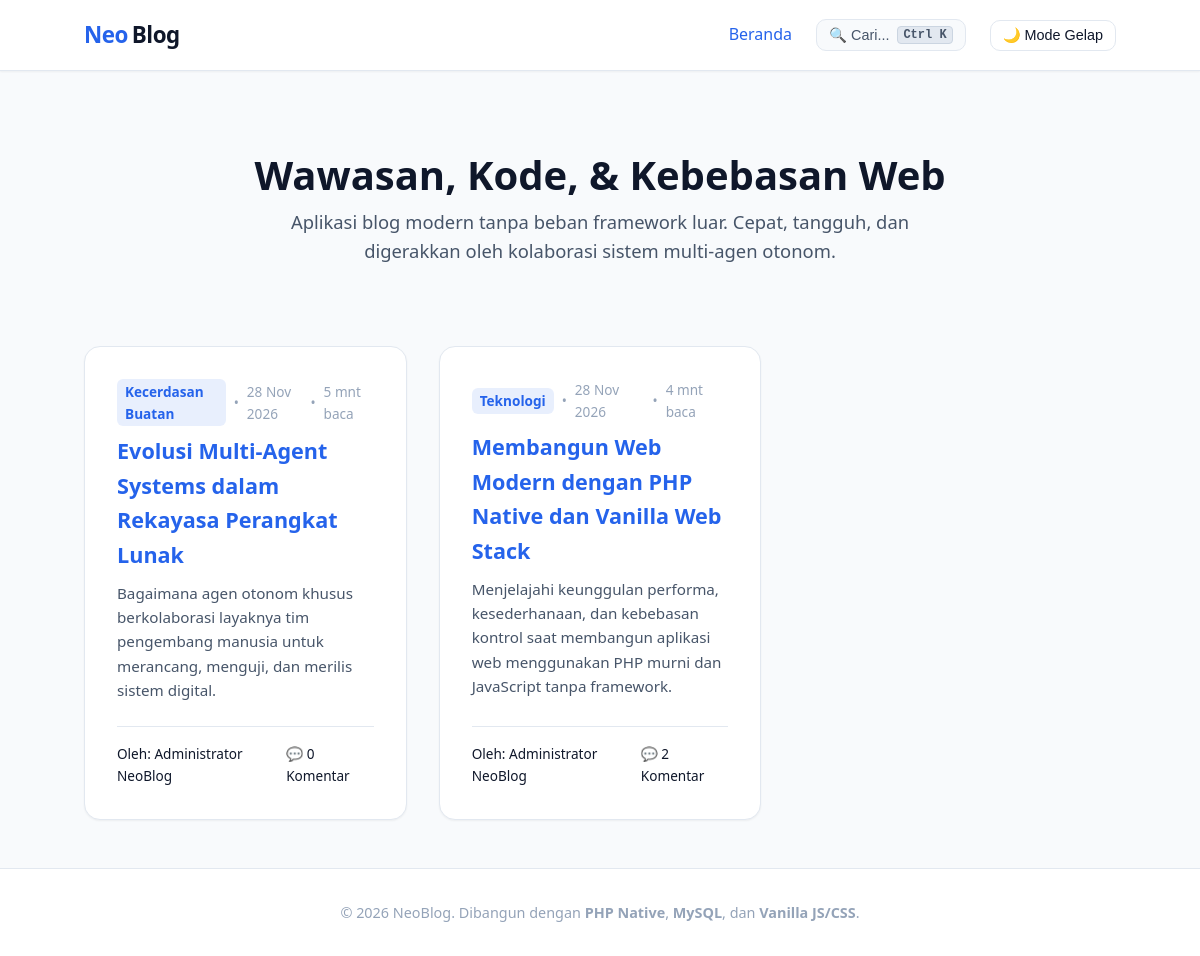
The page / on the database its author committed.
### tables this page shows
CREATE TABLE IF NOT EXISTS `posts` (
    `id` INT AUTO_INCREMENT PRIMARY KEY,
    `author_id` INT NOT NULL,
    `category_id` INT NULL,
    `title` VARCHAR(255) NOT NULL,
    `slug` VARCHAR(255) NOT NULL UNIQUE,
    `excerpt` TEXT NULL,
    `content` LONGTEXT NOT NULL,
    `reading_time` INT DEFAULT 3,
    `status` ENUM('draft', 'published', 'archived') DEFAULT 'published',
    `published_at` TIMESTAMP NULL DEFAULT NULL,
    `created_at` TIMESTAMP DEFAULT CURRENT_TIMESTAMP,
    `updated_at` TIMESTAMP DEFAULT CURRENT_TIMESTAMP ON UPDATE CURRENT_TIMESTAMP,
    FOREIGN KEY (`author_id`) REFERENCES `users`(`id`) ON DELETE CASCADE,
    FOREIGN KEY (`category_id`) REFERENCES `categories`(`id`) ON DELETE SET NULL,
    INDEX `idx_posts_slug` (`slug`),
    INDEX `idx_posts_status_published` (`status`, `published_at`),
    INDEX `idx_posts_author` (`author_id`),
    FULLTEXT INDEX `idx_posts_search` (`title`, `content`)
);

CREATE TABLE IF NOT EXISTS `categories` (
    `id` INT AUTO_INCREMENT PRIMARY KEY,
    `name` VARCHAR(100) NOT NULL,
    `slug` VARCHAR(100) NOT NULL UNIQUE,
    `description` VARCHAR(255) NULL,
    INDEX `idx_categories_slug` (`slug`)
);

CREATE TABLE IF NOT EXISTS `users` (
    `id` INT AUTO_INCREMENT PRIMARY KEY,
    `username` VARCHAR(50) NOT NULL UNIQUE,
    `email` VARCHAR(100) NOT NULL UNIQUE,
    `password_hash` VARCHAR(255) NOT NULL,
    `full_name` VARCHAR(100) NOT NULL,
    `role` ENUM('admin', 'editor', 'author') DEFAULT 'author',
    `created_at` TIMESTAMP DEFAULT CURRENT_TIMESTAMP,
    INDEX `idx_users_email` (`email`)
);

### src/Controllers/PostController.php (called while the page is built, shortened)
<?php
require_once __DIR__ . '/../Models/Post.php';
require_once __DIR__ . '/../Utils/Response.php';
class PostController {
    public function index(): void {
        $dbError = null;
        try {
            $posts = Post::getAllPublished();
        } catch (Throwable $e) {
            $posts = [];
            $dbError = $e->getMessage();
        }
        Response::render('posts/index', [
            'posts'     => $posts,
            'dbError'   => $dbError,
            'pageTitle' => 'Beranda - NeoBlog',
        ], 'layouts/main');
    }
}

### public/index.php (called while the page is built, shortened)
<?php
require_once __DIR__ . '/../src/Router.php';
require_once __DIR__ . '/../src/Controllers/PostController.php';
$router = new Router();
$router->get('/', [PostController::class, 'index']);
$router->get('/post/{slug}', [PostController::class, 'detail']);
$router->get('/api/search', [PostController::class, 'apiSearch']);
$router->post('/api/comments', [CommentController::class, 'store']);
$router->get('/admin/login', [AuthController::class, 'showLogin']);
$router->post('/admin/login', [AuthController::class, 'login']);
$router->get('/login', [AuthController::class, 'showLogin']);
$router->post('/login', [AuthController::class, 'login']);
$router->post('/admin/logout', [AuthController::class, 'logout']);
$router->post('/logout', [AuthController::class, 'logout']);
$router->get('/admin', [AdminController::class, 'dashboard']);
$router->get('/admin/posts', [AdminPostController::class, 'index']);
$router->get('/admin/posts/create', [AdminPostController::class, 'createForm']);
$router->post('/admin/posts', [AdminPostController::class, 'store']);
$router->post('/admin/posts/store', [AdminPostController::class, 'store']);
$router->get('/admin/posts/{id}/edit', [AdminPostController::class, 'editForm']);
$router->post('/admin/posts/{id}/update', [AdminPostController::class, 'update']);
$router->post('/admin/posts/{id}/status', [AdminPostController::class, 'updateStatus']);
$router->post('/admin/posts/{id}/delete', [AdminPostController::class, 'delete']);
$router->get('/admin/comments', [AdminCommentController::class, 'index']);
$router->post('/admin/comments/{id}/approve', [AdminCommentController::class, 'approve']);
$router->post('/admin/comments/{id}/hide', [AdminCommentController::class, 'hide']);
$router->post('/admin/comments/{id}/reply', [AdminCommentController::class, 'reply']);
$router->post('/admin/comments/{id}/delete', [AdminCommentController::class, 'delete']);
$requestUri = $_SERVER['REQUEST_URI'] ?? '/';
$requestMethod = $_SERVER['REQUEST_METHOD'] ?? 'GET';
$router->dispatch($requestUri, $requestMethod);

### src/Models/Post.php (called while the page is built, shortened)
<?php
class Post {
    public static function getAllPublished(int $limit = 20): array {
        $pdo = Database::getConnection();
        $sql = "SELECT p.*, u.full_name as author_name, c.name as category_name, c.slug as category_slug,
                       (SELECT COUNT(*) FROM comments cm WHERE cm.post_id = p.id AND cm.is_approved = 1) as comment_count
                FROM posts p
                JOIN users u ON p.author_id = u.id
                LEFT JOIN categories c ON p.category_id = c.id
                WHERE p.status = 'published'
                ORDER BY p.published_at DESC, p.id DESC
                LIMIT :limit";
        $stmt = $pdo->prepare($sql);
        $stmt->bindValue(':limit', $limit, PDO::PARAM_INT);
        $stmt->execute();
        return $stmt->fetchAll();
    }
}

### views/posts/index.php (the view, shortened to what this page needs)
<section class="hero">
    <h1>Wawasan, Kode, & Kebebasan Web</h1>
    <p>Aplikasi blog modern tanpa beban framework luar. Cepat, tangguh, dan digerakkan oleh kolaborasi sistem multi-agen otonom.</p>
</section>
<section class="posts-section">
    <?php if (empty($posts)): ?>
        <p style="text-align: center; color: var(--text-muted); padding: 3rem 0;">Belum ada artikel yang dipublikasikan. Jalankan <code>php scripts/daily_content.php</code> untuk membuat artikel pertama!</p>
    <?php else: ?>
        <div class="posts-grid">
            <?php foreach ($posts as $item): ?>
                <article class="post-card">
                    <div>
                        <div class="post-meta">
                            <span class="post-category"><?= htmlspecialchars($item['category_name'] ?? 'Umum', ENT_QUOTES, 'UTF-8') ?></span>
                            <span>•</span>
                            <span><?= !empty($item['published_at']) ? date('d M Y', strtotime((string)$item['published_at'])) : '-' ?></span>
                            <span>•</span>
                            <span><?= (int)$item['reading_time'] ?> mnt baca</span>
                        </div>
                        <h2 class="post-title">
                            <a href="/post/<?= urlencode($item['slug']) ?>">
                                <?= htmlspecialchars($item['title'], ENT_QUOTES, 'UTF-8') ?>
                            </a>
                        </h2>
                        <p class="post-excerpt">
                            <?= htmlspecialchars($item['excerpt'] ?? '', ENT_QUOTES, 'UTF-8') ?>
                        </p>
                    </div>
                    <div class="post-footer">
                        <span>Oleh: <?= htmlspecialchars($item['author_name'] ?? 'Admin', ENT_QUOTES, 'UTF-8') ?></span>
                        <span>💬 <?= (int)$item['comment_count'] ?> Komentar</span>
                    </div>
                </article>
            <?php endforeach; ?>
        </div>
    <?php endif; ?>
</section>

### src/Router.php (shortened to what this page needs)
<?php
require_once __DIR__ . '/Utils/Response.php';
class Router {
    private array $routes = [];
    private function addRoute(string $method, string $path, callable|array $handler): void {
        $normalizedPath = rtrim($path, '/') ?: '/';
        $pattern = preg_replace('/\{([a-zA-Z0-9_]+)\}/', '(?P<$1>[^/]+)', $normalizedPath);
        $pattern = "#^" . $pattern . "$#";
        $this->routes[] = [
            'method'  => strtoupper($method),
            'pattern' => $pattern,
            'handler' => $handler
        ];
    }
    public function dispatch(string $uri, string $requestMethod): void {
        $path = parse_url($uri, PHP_URL_PATH) ?: '/';
        $path = rtrim($path, '/') ?: '/';
        foreach ($this->routes as $route) {
            if (preg_match($route['pattern'], $path, $matches)) {
                $params = array_filter($matches, 'is_string', ARRAY_FILTER_USE_KEY);
                $handler = $route['handler'];
                if (is_array($handler)) {
                    [$class, $action] = $handler;
                    $controller = new $class();
                    call_user_func_array([$controller, $action], $params);
                    return;
                }
            }
        }
    }
}

### src/Utils/Response.php (shortened to what this page needs)
<?php
class Response {
    public static function render(string $view, array $data = [], string $layout = 'layouts/main', int $statusCode = 200): void {
        $viewBasePath = defined('VIEW_PATH') ? VIEW_PATH : dirname(__DIR__, 2) . '/views';
        extract($data, EXTR_SKIP);
        $contentView = $viewBasePath . '/' . ltrim($view, '/') . '.php';
        if ($layout !== '') {
            require $viewBasePath . '/' . ltrim($layout, '/') . '.php';
        } else {
            require $contentView;
        }
    }
}

### views/layouts/main.php (shortened to what this page needs)
<!DOCTYPE html>
<html lang="id">
<head>
    <link rel="stylesheet" href="/assets/css/style.css">
</head>
<body>
    <header class="site-header">
        <div class="container navbar">
            <a href="/" class="brand">
                <span>Neo</span>Blog
            </a>
            <ul class="nav-links">
                <li><a href="/">Beranda</a></li>
                <li>
                    <button id="searchOpenBtn" class="nav-search-btn" aria-label="Buka Pencarian Artikel">
                        <span>🔍 Cari...</span>
                        <kbd class="search-kbd">Ctrl K</kbd>
                    </button>
                </li>
                <li>
                    <button id="themeToggleBtn" class="theme-toggle-btn" aria-label="Toggle tema">
                    </button>
                </li>
            </ul>
        </div>
    </header>
    <main class="main-content">
        <div class="container">
            <?php
            if (!empty($contentView) && file_exists($contentView)) {
                require $contentView;
            } elseif (isset($post)) {
                require VIEW_PATH . '/posts/detail.php';
            } else {
                require VIEW_PATH . '/posts/index.php';
            }
            ?>
        </div>
    </main>
    <footer class="site-footer">
        <div class="container">
            <p>&copy; <?= date('Y') ?> NeoBlog. Dibangun dengan <strong>PHP Native</strong>, <strong>MySQL</strong>, dan <strong>Vanilla JS/CSS</strong>.</p>
        </div>
    </footer>
</body>
</html>

### public/assets/css/style.css (style rules this page uses)
*, *::before, *::after { box-sizing: border-box; margin: 0; padding: 0; }
body { font-family: var(--font-sans); background-color: var(--bg-primary); color: var(--text-primary); line-height: 1.6; transition: var(--transition); min-height: 100vh; display: flex; flex-direction: column; }
a { color: var(--brand-primary); text-decoration: none; transition: var(--transition); }
.container { width: 100%; max-width: var(--max-width); margin: 0 auto; padding: 0 var(--spacing-lg); }
.site-header { background-color: var(--bg-surface); border-bottom: 1px solid var(--border-color); position: sticky; top: 0; z-index: 50; box-shadow: var(--shadow-sm); }
.navbar { display: flex; align-items: center; justify-content: space-between; height: 70px; }
.brand { font-size: 1.4rem; font-weight: 800; letter-spacing: -0.5px; color: var(--text-primary); display: flex; align-items: center; gap: var(--spacing-xs); }
.brand span { color: var(--brand-primary); }
.nav-links { display: flex; align-items: center; gap: var(--spacing-lg); list-style: none; }
.theme-toggle-btn { background: transparent; border: 1px solid var(--border-color); border-radius: var(--radius-md); padding: 6px 12px; cursor: pointer; color: var(--text-primary); font-size: 0.9rem; display: flex; align-items: center; gap: 6px; transition: var(--transition); }
.main-content { flex: 1; padding: var(--spacing-2xl) 0; }
.hero { text-align: center; margin-bottom: var(--spacing-2xl); padding: var(--spacing-xl) 0; }
.hero h1 { font-size: 2.5rem; font-weight: 800; line-height: 1.2; margin-bottom: var(--spacing-sm); }
.hero p { font-size: 1.15rem; color: var(--text-secondary); max-width: 650px; margin: 0 auto; }
.posts-grid { display: grid; grid-template-columns: repeat(auto-fill, minmax(320px, 1fr)); gap: var(--spacing-xl); }
.post-card { background: var(--bg-card); border: 1px solid var(--border-color); border-radius: var(--radius-lg); padding: var(--spacing-xl); display: flex; flex-direction: column; justify-content: space-between; box-shadow: var(--shadow-sm); transition: var(--transition); }
.post-meta { font-size: 0.85rem; color: var(--text-muted); margin-bottom: var(--spacing-sm); display: flex; align-items: center; gap: var(--spacing-sm); }
.post-category { background: rgba(37, 99, 235, 0.1); color: var(--brand-primary); padding: 2px 8px; border-radius: var(--radius-sm); font-weight: 600; }
.post-title { font-size: 1.35rem; font-weight: 700; margin-bottom: var(--spacing-sm); color: var(--text-primary); }
.post-excerpt { color: var(--text-secondary); font-size: 0.95rem; margin-bottom: var(--spacing-lg); flex-grow: 1; }
.post-footer { display: flex; justify-content: space-between; align-items: center; border-top: 1px solid var(--border-color); padding-top: var(--spacing-md); font-size: 0.85rem; }
.site-footer { background: var(--bg-surface); border-top: 1px solid var(--border-color); padding: var(--spacing-xl) 0; text-align: center; font-size: 0.9rem; color: var(--text-muted); }
.nav-search-btn { display: flex; align-items: center; gap: 8px; background: var(--bg-primary); border: 1px solid var(--border-color); border-radius: var(--radius-md); padding: 6px 12px; font-size: 0.9rem; color: var(--text-secondary); cursor: pointer; transition: var(--transition); }
.search-kbd { display: inline-flex; align-items: center; font-family: var(--font-mono); font-size: 0.75rem; font-weight: 600; background-color: var(--kbd-bg); border: 1px solid var(--kbd-border); color: var(--kbd-text); border-radius: 4px; padding: 2px 5px; line-height: 1; }

### rows shown on the page
posts: category.name "Kecerdasan Buatan", published_at "28 Nov 2026", reading_time "5", title "Evolusi Multi-Agent Systems dalam Rekayasa Perangkat Lunak", excerpt "Bagaimana agen otonom khusus berkolaborasi layaknya tim pengembang manusia untuk merancang, menguji, dan merilis sistem digital.", author.full_name "Administrator NeoBlog", comment_count "0"
posts: category.name "Teknologi", published_at "28 Nov 2026", reading_time "4", title "Membangun Web Modern dengan PHP Native dan Vanilla Web Stack", excerpt "Menjelajahi keunggulan performa, kesederhanaan, dan kebebasan kontrol saat membangun aplikasi web menggunakan PHP murni dan JavaScript tanpa framework.", author.full_name "Administrator NeoBlog", comment_count "2"
